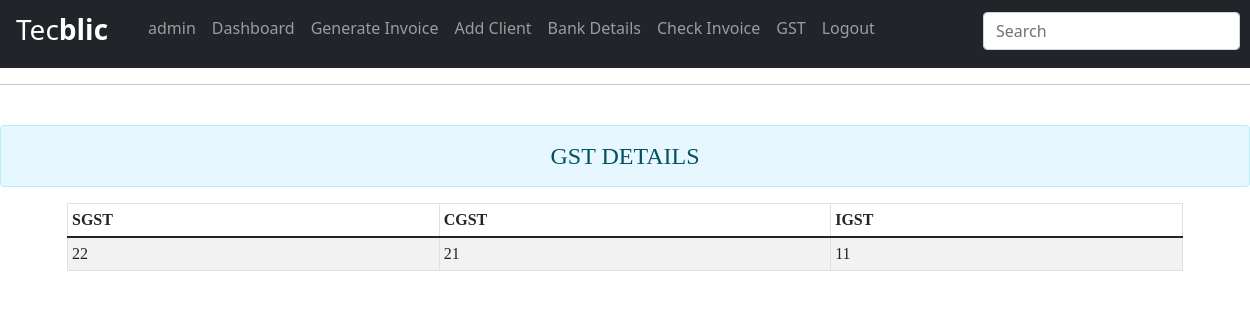
/gst (signed in), run on an earlier commit of the app's database.
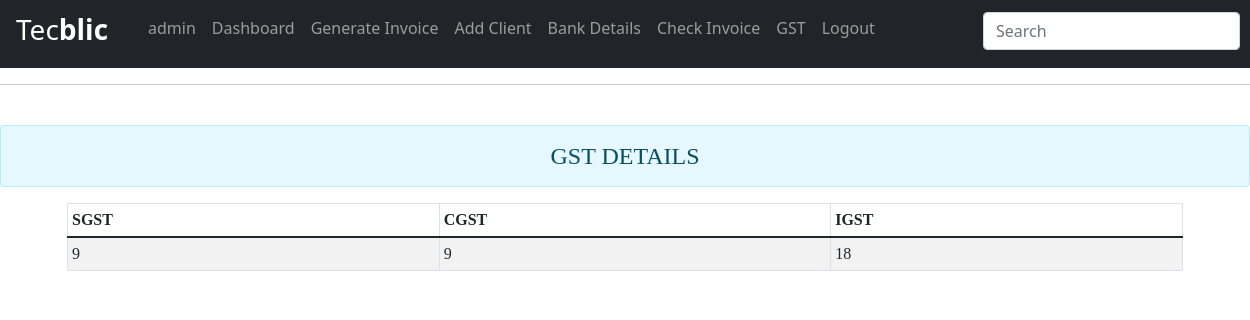
And on a later commit of the database.
### tecblicapp/models.py (models this page shows)
class gstValue(models.Model):
    cgst = models.CharField(max_length=20,null=True, blank=True)
    sgst = models.CharField(max_length=20,null=True, blank=True)
    igst = models.CharField(max_length=20,null=True, blank=True)

### tecblicapp/views.py (the view)
# urls.py: path('gst', views.gst, name="gst"),
@login_required(login_url='login')
def gst(request):
    gst = gstValue.objects.all()
    return render(request,'tecblicapp/gst.html',{'gst':gst})

### tecblicapp/templates/tecblicapp/gst.html (shortened to what this page needs)
<!DOCTYPE html>
<html lang="en">
<head>
    <link href="https://cdn.jsdelivr.net/npm/bootstrap@5.1.3/dist/css/bootstrap.min.css" rel="stylesheet">
    <link href="https://cdnjs.cloudflare.com/ajax/libs/bootstrap-datepicker/1.2.0/css/datepicker.min.css" rel="stylesheet">
</head>
<body>
{% include 'tecblicapp/navbar.html' %}
<hr>
<form action="" method="post">
<div style="font-family: Georgia, 'Times New Roman', Times, serif; ">
    <br>
    <h4 class="text-center alert alert-info" style="background-color: #e6f7ff;">GST DETAILS</h4>
    <div class="container">
        <table class="table table-striped table-hover table-bordered table-sm">
            <thead>
                <tr>
                    <th scope="col">SGST</th>
                    <th scope="col">CGST</th>
                    <th scope="col">IGST</th>
                </tr>
            </thead>
            <tbody id="tbody">
                {% for i in gst %}
                <tr>
                    <td>{{ i.sgst}}</td>
                    <td>{{ i.cgst}}</td>
                    <td>{{ i.igst}}</td>
                    {% endfor %}
                </tr>
            </tbody>
        </table>
    </div>
    </div>
</form>
</body>
</html>

What changed in the data, as far as the page shows it:
changed gstValue: sgst "22" → "9"; cgst "21" → "9"; igst "11" → "18"
